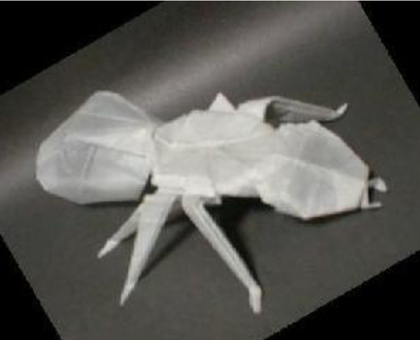
%> input picture hw2/pic3.png, 420 x 340 px, shrunk from 630 x 510 before the run
$ octave edge_detection.m   (GNU Octave 9; MATLAB toolbox functions it lacks are replaced by stand-ins)
%> lines starting %> are read from the running program, lines starting %| are printed output that depends on the picture; in (x1, y1, x2, y2) boxes, pixels count from 0 and x2, y2 are one past the last pixel; in counts of white or black regions, pixels touching at a corner belong together; the program's own positions count from 1
pic = imread('pic3.png');
%> pic is the input picture: size 340x420x3 uint8; mean R, G, B 87.1, 86.3, 81.9
subplot(1,3,1);
imshow(pic);

bw = uint8((1/3)*(double(pic(:,:,1))+double(pic(:,:,1))+double(pic(:,:,3))));
% subplot(2,2,3);
% imshow(bw);

imh = imadjust(bw,[0.3,0.6],[0.0,1.0]);
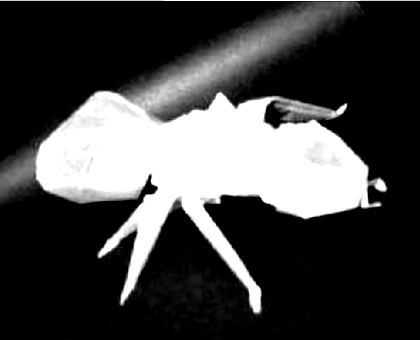
%> imh: size 340x420 uint8; min 0, max 255, mean 68.8
subplot(1,3,2);
imshow(imh);

imh1 = histeq(bw);
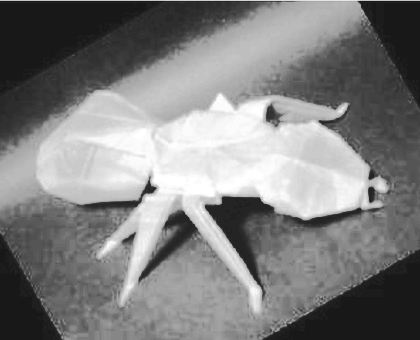
%> imh1: size 340x420 uint8; min 24, max 255, mean 127.9
% subplot(2,2,2);
% imshow(imh1);

test = edge(imh,'sobel');
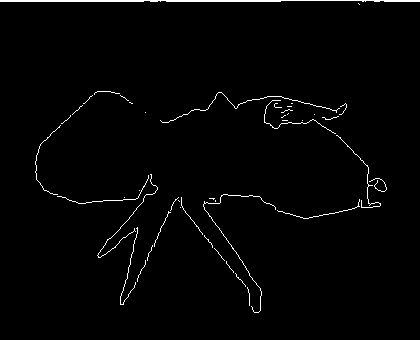
%> test: size 340x420 logical; 1.6% white in thin lines or dots
subplot(1,3,3);
imshow(test);

bw_db = double(bw);
maskx = [-1 -2 -1;0 0 0;1 2 1];
[r,c] = size(bw);
%> r = 340; c = 420
out = zeros(r-3,c-3);
for idx = 1:(r-3)
    for jdx = 1:(c-3)

        bwsq = bw_db(idx:(idx+2),jdx:(jdx+2));
        res = maskx.*bwsq;
        out(idx,jdx) = sum(sum(res))*0.005;
    end
end
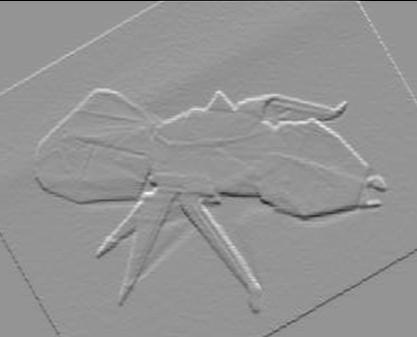
%> out: size 337x417 double; min -2.7, max 1.94, mean -0.00625; drawn with min black and max white

gx = out;

% subplot(2,2,4);
% imshow(gx);

$ run again, with hw2/pic1.png copied over hw2/pic3.png
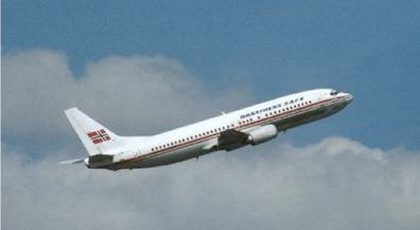
%> input picture hw2/pic1.png, 420 x 230 px, shrunk from 518 x 284 before the run
%> pic is the input picture: size 230x420x3 uint8; mean R, G, B 121.4, 143.7, 159.2
%> `test = edge(imh,'sobel');`:
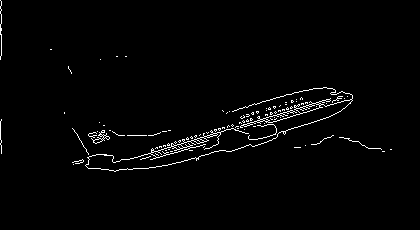
%> test: size 230x420 logical; 1.9% white in thin lines or dots, all inside (x1, y1, x2, y2) = (0, 0, 392, 172)
%> after the loop `for idx = 1:(r-3)`:
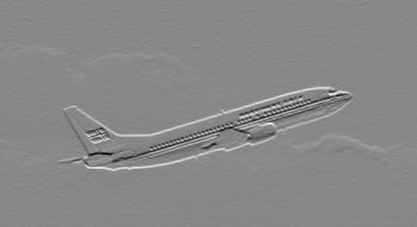
%> out: size 227x417 double; min -3.54, max 3.12, mean 0.00761; drawn with min black and max white

$ run again, with hw2/pic2.png copied over hw2/pic3.png
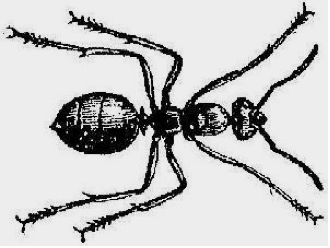
%> input picture hw2/pic2.png, 330 x 248 px
%> pic is the input picture: size 248x330x3 uint8; min 0, max 255, mean 198.5
%> `test = edge(imh,'sobel');`:
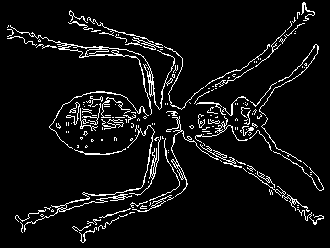
%> test: size 248x330 logical; 6.5% white in thin lines or dots
%> after the loop `for idx = 1:(r-3)`:
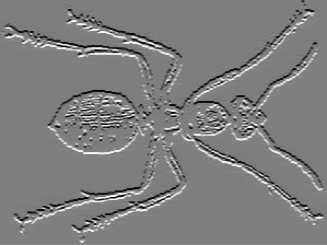
%> out: size 245x327 double; min -4.64, max 4.69, mean 0.0015; drawn with min black and max white
